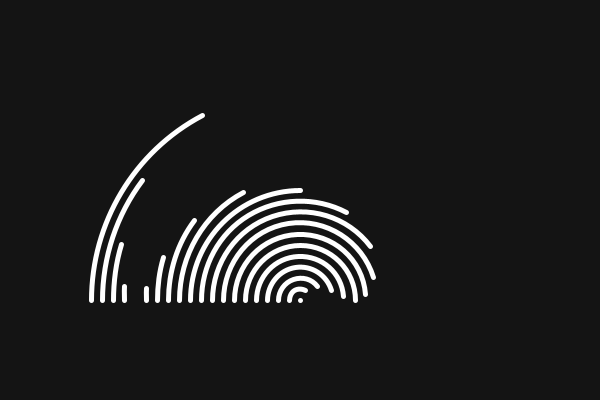
Frame 1 (no input)
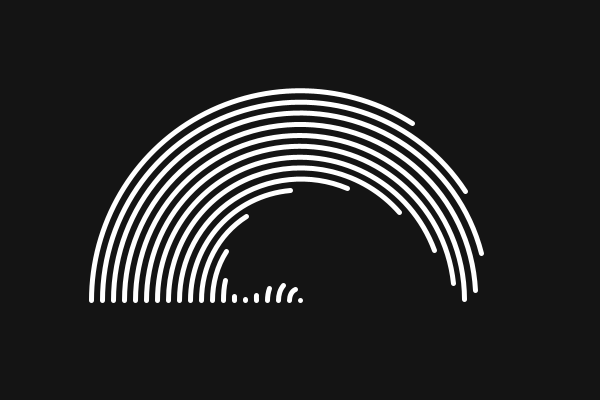
Frame 60 (the mouse pressed at the canvas centre just before this capture)
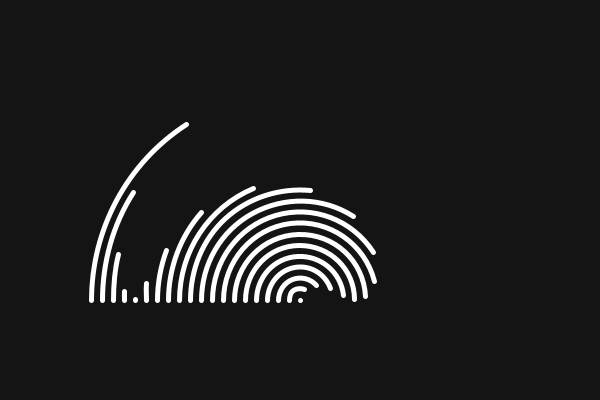
Frame 120 (the mouse held since frame 60 and released just before this capture)

The Processing sketch that drew these frames (run headless with seeded random() and noise(); from frame 60 on, the mouse is pressed at the canvas centre):

// Processing sketch: hello_web
// ── hello_web.pde
int num =20;
float step, sz, offSet, theta, angle;
 
void setup() {
  size(600, 400);
  strokeWeight(5);
  step = 22;
}
 
void draw() {
  background(20);
  translate(width/2, height*.75);
  angle=0;
  for (int i=0; i<num; i++) {
    stroke(255);
    noFill();
    sz = i*step;
    float offSet = TWO_PI/num*i;
    float arcEnd = map(sin(theta+offSet),-1,1, PI, TWO_PI);
    arc(0, 0, sz, sz, PI, arcEnd);
  }
  colorMode(RGB);
  resetMatrix();
  theta += .0523;
}
